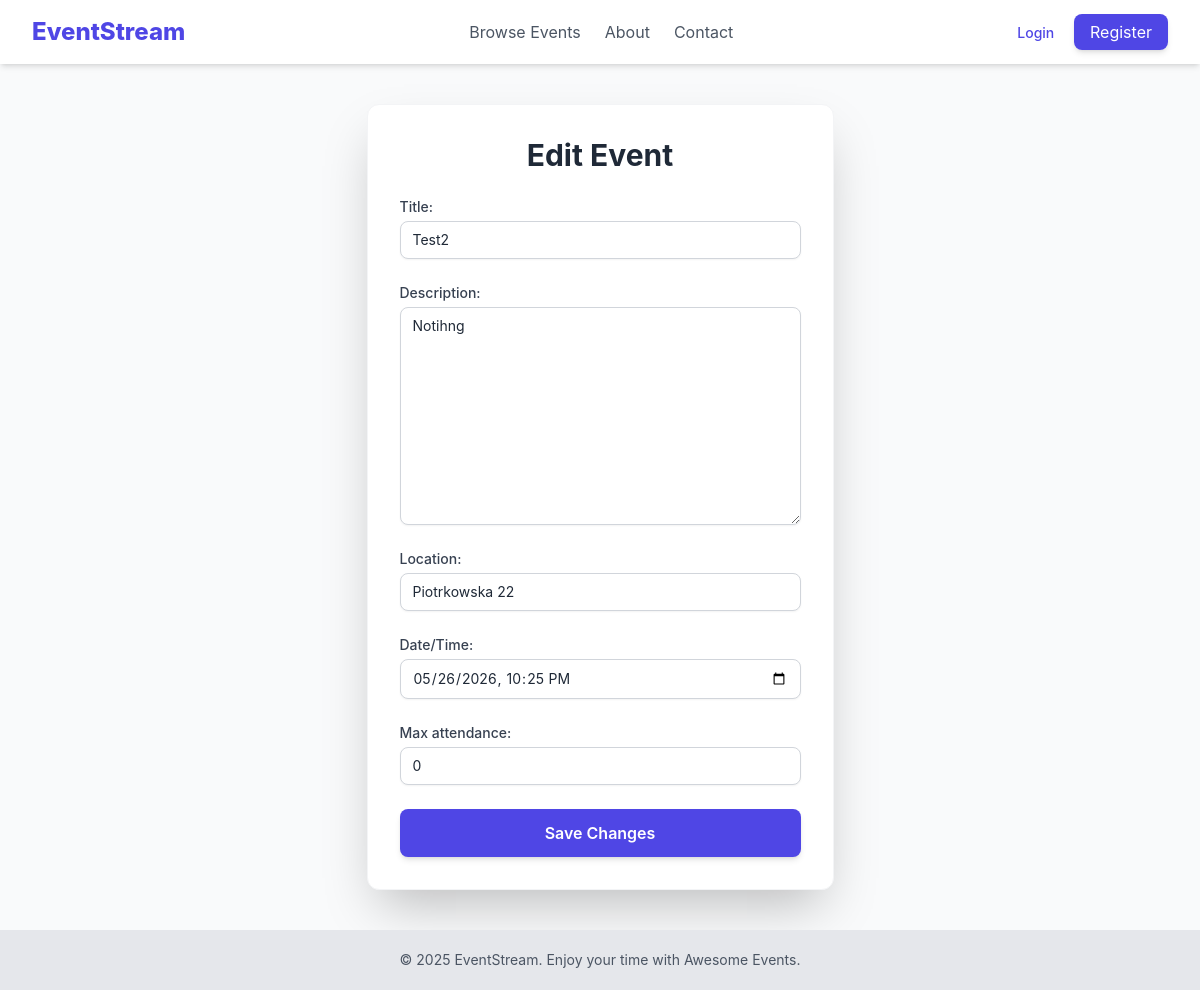
The page /events/4/edit on the database its author committed.
### events/models.py (models this page shows, shortened)
class Event(models.Model):
    title = models.CharField(max_length=200)
    description = models.TextField()
    location = models.CharField(max_length=255)
    date_time = models.DateTimeField()
    creator = models.ForeignKey(settings.AUTH_USER_MODEL, on_delete=models.CASCADE)
    created_at = models.DateTimeField(auto_now_add=True)
    updated_at = models.DateTimeField(auto_now=True)
    max_attendance = models.IntegerField(default=0, blank=True)

### events/views.py (the view, shortened to what this page needs)
# urls.py: path('<int:pk>/edit', views.EventUpdateView.as_view(), name='event_update'),
class EventUpdateView(UpdateView, LoginRequiredMixin, ModeratorRequiredMixin):
    model = Event
    form_class = EventForm
    template_name = 'events/event_form.html'

### events/forms.py
class EventForm(forms.ModelForm):
    date_time = forms.DateTimeField(widget=forms.widgets.DateTimeInput(attrs={'type': 'datetime-local'}),
                                    label='Date/Time')
    class Meta:
        model = Event
        fields = ['title', 'description', 'location', 'date_time', 'max_attendance']
        widgets = {
            'title': forms.TextInput(attrs={'class': 'w-full px-3 py-2 border rounded-lg focus:ring-indigo-500 focus:border-indigo-500'}),
            'description': forms.Textarea(attrs={'class': 'w-full px-3 py-2 border rounded-lg focus:ring-indigo-500 focus:border-indigo-500'}),
            'location': forms.TextInput(attrs={'class': 'w-full px-3 py-2 border rounded-lg focus:ring-indigo-500 focus:border-indigo-500'}),
            'max_attendees': forms.NumberInput(attrs={'class': 'w-full px-3 py-2 border rounded-lg focus:ring-indigo-500 focus:border-indigo-500'}),
        }

### events/templates/events/event_form.html (shortened to what this page needs)
{% extends "base.html" %}
{% load widget_tweaks %}
{% block content %}
<div class="max-w-2xl mx-auto bg-white p-8 rounded-xl shadow-2xl border border-gray-100">
    <h1 class="text-3xl font-bold text-gray-800 mb-6 text-center">
        {% if view.object %}Edit Event{% else %}Create New Event{% endif %}
    </h1>
    <form method="post" class="space-y-6">
        {% for field in form %}
            <div class="mb-4">
                <label class="block text-sm font-medium text-gray-700 mb-1" for="{{ field.id_for_label }}">
                    {{ field.label }}:
                </label>
                {% render_field field class="mt-1 block w-full px-3 py-2 border border-gray-300 rounded-lg shadow-sm focus:outline-none focus:ring-indigo-500 focus:border-indigo-500 sm:text-sm" %}
            </div>
        {% endfor %}
        <button type="submit"
                class="w-full py-3 px-4 bg-indigo-600 text-white font-semibold rounded-lg shadow-md hover:bg-indigo-700 transition duration-300 transform hover:scale-[1.01]">
            {% if view.object %}Save Changes{% else %}Create Event{% endif %}
        </button>
    </form>
</div>
{% endblock %}

### templates/base.html (style rules this page uses)
body { font-family: 'Inter', sans-serif; }

### rows shown on the page
Event: title "Test2" "Notihng" "Piotrkowska 22" "05/26/2026 22:25" "0"

### other values the page prints
{{ field.label }} "Title" "Description" "Location" "Date/Time" "Max attendance"
